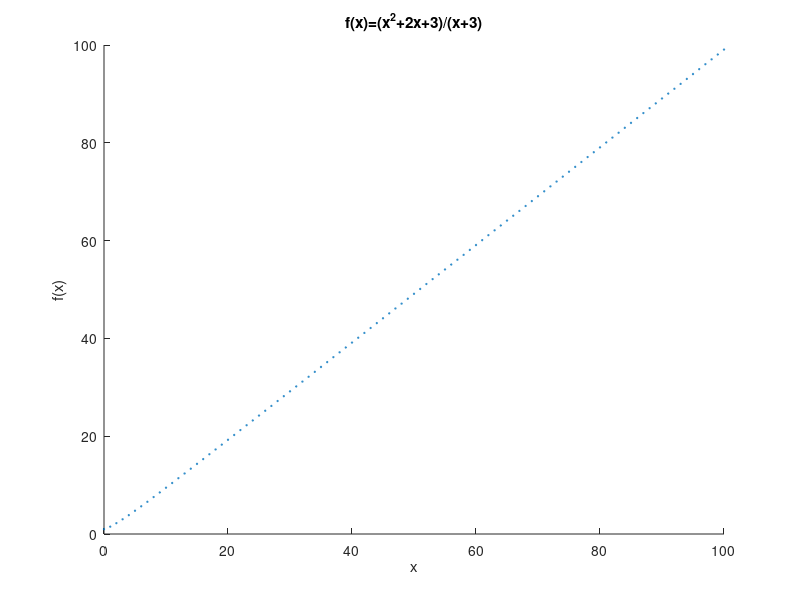

Source code (MATLAB):
function question4()
    x=0:1:100;
    y=fcalc(x);
    scatter(x,y,1)
    xlabel('x')
    ylabel('f(x)')
    title('f(x)=(x^{2}+2x+3)/(x+3)')
    hold on
end

function y=fcalc(x)
    y=(x.^2+2.*x+3)./(x+3);
end
